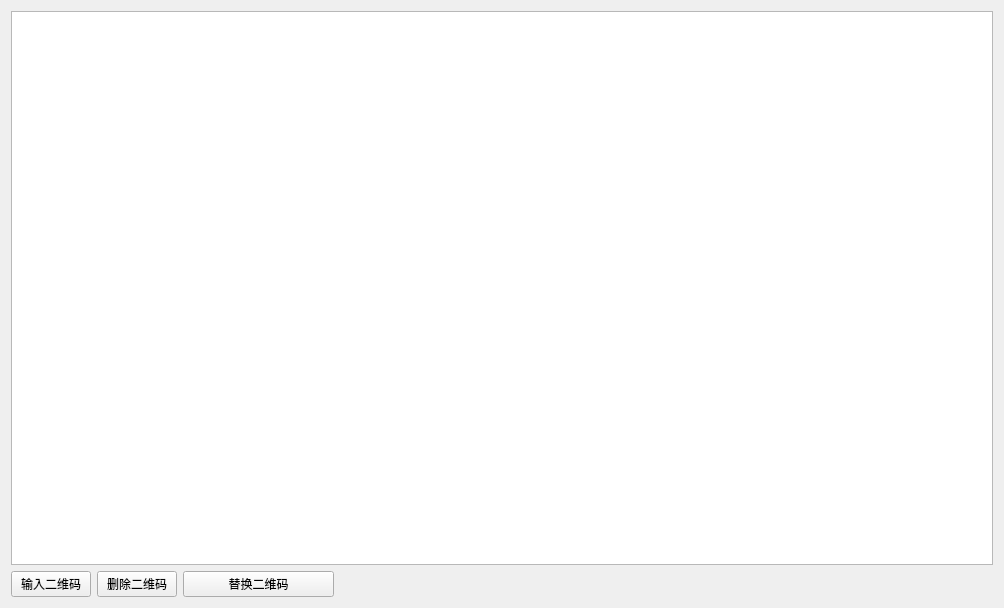
<?xml version="1.0" encoding="UTF-8"?>
<ui version="4.0">
 <class>Form</class>
 <widget class="QWidget" name="Form">
  <property name="geometry">
   <rect>
    <x>0</x>
    <y>0</y>
    <width>1004</width>
    <height>608</height>
   </rect>
  </property>
  <property name="windowTitle">
   <string>Form</string>
  </property>
  <layout class="QGridLayout" name="gridLayout">
   <item row="0" column="0" colspan="3">
    <widget class="QTreeWidget" name="treeWidget_qrcode">
     <attribute name="headerVisible">
      <bool>false</bool>
     </attribute>
     <column>
      <property name="text">
       <string>id</string>
      </property>
     </column>
     <column>
      <property name="text">
       <string>二维码</string>
      </property>
     </column>
     <column>
      <property name="text">
       <string>级别</string>
      </property>
     </column>
    </widget>
   </item>
   <item row="1" column="0">
    <layout class="QHBoxLayout" name="horizontalLayout">
     <item>
      <widget class="QPushButton" name="pushButton_scanqrcode">
       <property name="sizePolicy">
        <sizepolicy hsizetype="Fixed" vsizetype="Fixed">
         <horstretch>0</horstretch>
         <verstretch>0</verstretch>
        </sizepolicy>
       </property>
       <property name="text">
        <string>输入二维码</string>
       </property>
      </widget>
     </item>
     <item>
      <widget class="QPushButton" name="pushButton_deleteqrcode">
       <property name="sizePolicy">
        <sizepolicy hsizetype="Fixed" vsizetype="Fixed">
         <horstretch>0</horstretch>
         <verstretch>0</verstretch>
        </sizepolicy>
       </property>
       <property name="text">
        <string>删除二维码</string>
       </property>
      </widget>
     </item>
     <item>
      <widget class="QPushButton" name="pushButtonchangeqrcode">
       <property name="text">
        <string>替换二维码</string>
       </property>
      </widget>
     </item>
    </layout>
   </item>
  </layout>
 </widget>
 <resources/>
 <connections/>
</ui>
